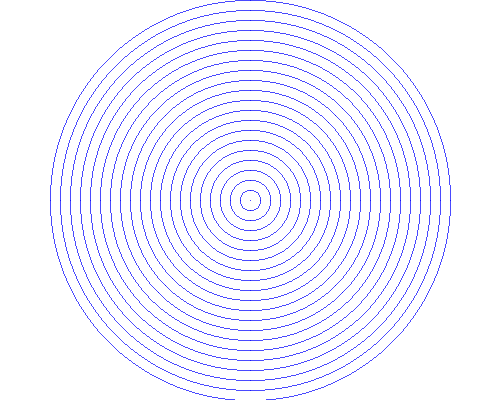
Frame 1 (no input)
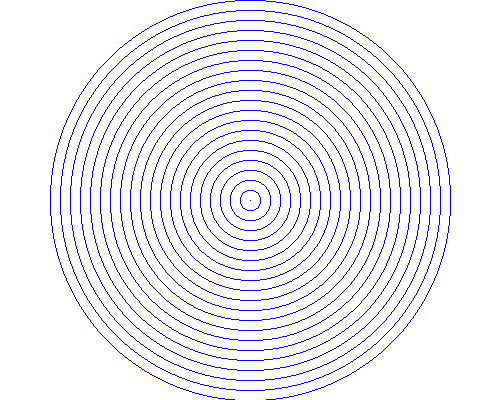
Frame 60 (the mouse pressed at the canvas centre just before this capture)
Frame 120 (the mouse held since frame 60 and released just before this capture): identical to frame 60, image omitted

The Processing sketch that drew these frames (run headless with seeded random() and noise(); from frame 60 on, the mouse is pressed at the canvas centre):

// Processing sketch: circle_middle_point
// ── circle_middle_point.pde
void setup() {
  size(500, 400);
  background(255);
  stroke(0, 0, 255);
}

/**Draws eight points of a circle using its simetry property
** inputs:
**  *(x,y): Current point of the circle.
**  *(xc, yc): Center of the circle.
**/
void circlePoint(int x, int y, int xc, int yc) {
  point(x + xc, y + yc);
  point(y + xc, x + yc);
  point(-y + xc, x + yc);
  point(-x + xc, y + yc);
  point(-x + xc, -y + yc);
  point(-y + xc, -x + yc);
  point(y + xc, -x + yc);
  point(x + xc, -y + yc);
}

/**Generation of circle using algorithm of middle point
** inputs: 
**  *(xc, yc): center of the circle
**  *r: radius of the circle
**/
void shcircleMiddlePoint(int xc, int yc, int r) {
  int x, y, d;
  
  //Starting point
  x = 0;
  y = r;
  
  //Initial distance
  d = 1 - r;
  while (x <= y) {
    circlePoint(x, y, xc, yc);
    if (d < 0) {
      d += (2 * x) + 1;
    }
    else {
      d += (2 * x) - (2 * y) + 5;
      y--;
    }
    x++;
  }
}

/**Generation of circle using algorithm of second difference
** inputs: 
**  *(xc, yc): center of the circle
**  *r: radius of the circle
**/
void shcircleSecondDifference(int xc, int yc, int r) {
  int x, y, d;
  int de, dse; //Second differences
  
  //Starting point
  x = 0;
  y = r;
  
  //Initial distance
  //d = (5.0 / 4.0) - r;
  d = 1 - r;
  de = 3;
  dse = 5 - (2 * r);
  while (x <= y) {
    circlePoint(x, y, xc, yc);
    if (d < 0) {
      d += de;
      de += 2;
      dse += 2;
    }
    else {
      d += dse;
      de += 2;
      dse += 4;
      y--;
    }
    x++;
  }
}

//Bresenham algorithm for generating circles
void shcircleBresenham(int xc, int yc, int r) {
  int x, y, p;
  
  //Starting point
  x = 0;
  y = r;
  //Initial p
  p = 3 - (2 * r);
  while (x <= y) {
    circlePoint(x, y, xc, yc);
    if (p < 0)
      p = p + (4 * x) + 6;
    else {
      p = p + (4 * (x - y)) + 10;
      y--;
    }
    x++;
  }
}

void draw() {
  point(width/2, height/2);
  //shcircleMiddlePoint(width/2, height/2, 90);
  for (int i = 0; i < 20; i++) 
    shcircleMiddlePoint(width/2, height/2, 10 + 10 * i);
}
